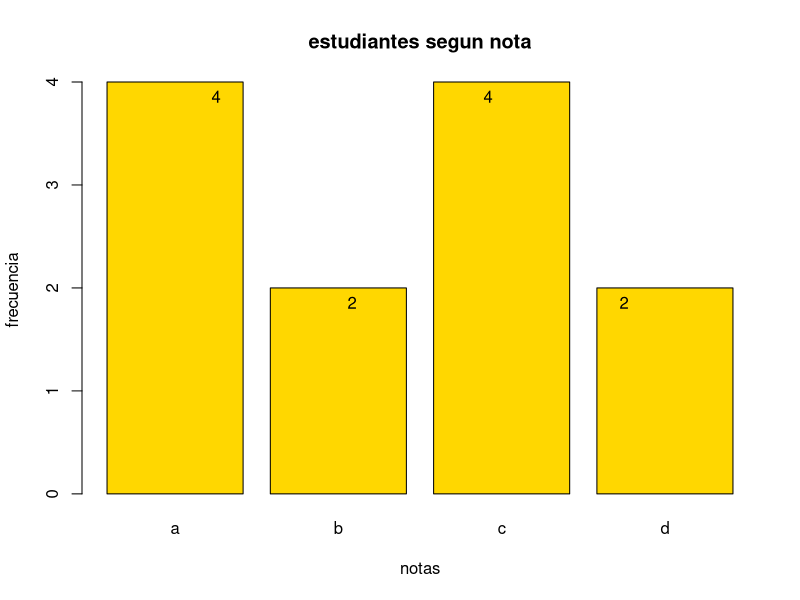
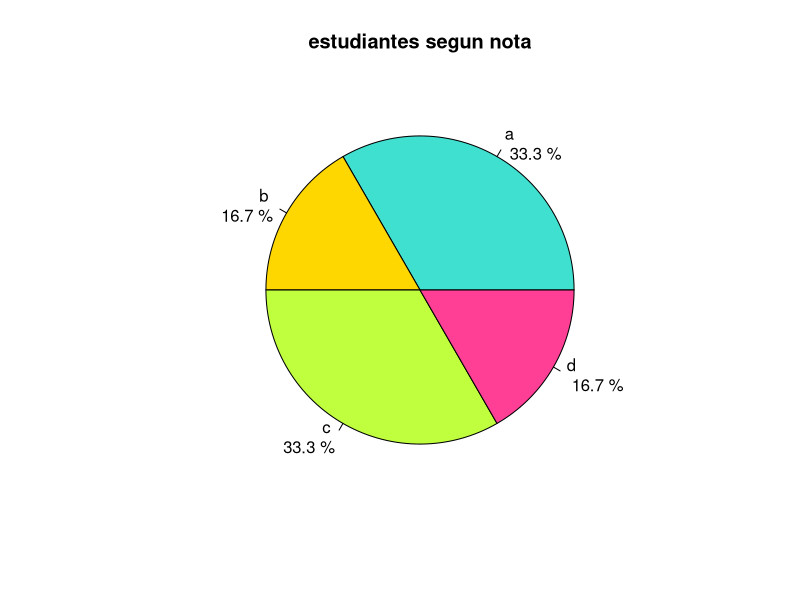

Here is the R script that generated these plots, in order: (Note: this script raises an error after producing the figures.)
#vector ejemplo
cate = c("a","c","a","c","a","d","b","c","a","b","d","c");
#crear tabla de frecuencias
frecuencia = table(cate); #table crea la tabla de frecuencias
porcentaje = prop.table(frecuencia)*100; #prop.table crea los porcentajes
tabla_frecuencias = data.frame(categorias = names(frecuencia),
                               frecuencia = as.vector(frecuencia),
                               porcentaje = round(as.vector(porcentaje),2));
cat("para imprimir tabla escribe 'tabla_frecuencias'");

#grafico de barras
#barplot crea grafico de barras, xlab ylab crean labbels para el eje
#col es de colour
barplot(frecuencia, main = "estudiantes segun nota", xlab = "notas",
        ylab = "frecuencia", col = "gold");
#agregar los valores sobre las barras
text(x = seq_along(frecuencia), y = frecuencia, label = frecuencia, pos = 1);
pie(frecuencia, labels = paste(names(frecuencia), "\n", round(porcentaje,1),"%"),
    main = "estudiantes segun nota", 
    col = c("turquoise", "gold", "olivedrab1","violetred1"));
#install.packages("ggplot2");
library(ggplot2);
ggplot(tabla_frecuencias, aes(x = cate, y = frecuencia))+
  geom_bar(stat = "identity")+
  geom_text(aes(label = frecuencia), vjust = -1, colour = "black");
ylim(c(0,6.5));